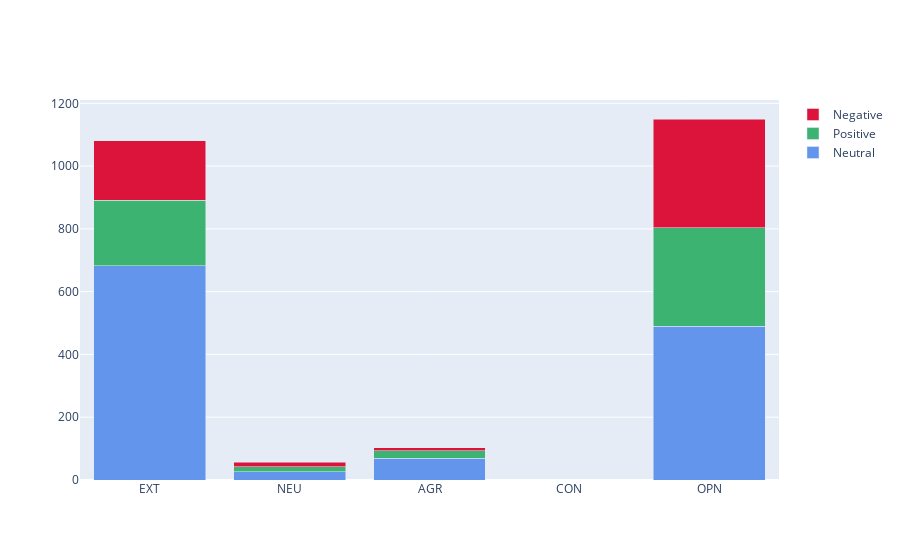

The code cell stored with this chart in its notebook:
### Code cell
plot = pg.Figure(data=[go.Bar(
    name = 'Neutral',
    marker_color = 'cornflowerblue',
    x = traits,
    y = traitCounts["neu"]
   ),
                       go.Bar(
    name = 'Positive',
        marker_color = 'mediumseagreen',
        x = traits,
        y = traitCounts["pos"]
   ),
   go.Bar(
   name = 'Negative',
        marker_color = 'crimson',
        x = traits,
        y = traitCounts["neg"]
   )
])

config = {
    'toImageButtonOptions': {
        'format': 'png',
        'height': 500,
        'width': 890,
        'scale': 10
    }
}

plot.update_layout(barmode='stack')
plot.show(config=config)

### Figure 1 — Plotly figure (JSON) as saved in the notebook; plotly's stock layout.template omitted (floating-point values rounded to 4 significant figures)
{"data": [{"marker": {"color": "cornflowerblue"}, "name": "Neutral", "type": "bar", "x": ["EXT", "NEU", "AGR", "CON", "OPN"], "y": [683, 26, 70, 0, 490]}, {"marker": {"color": "mediumseagreen"}, "name": "Positive", "type": "bar", "x": ["EXT", "NEU", "AGR", "CON", "OPN"], "y": [208, 17, 23, 0, 313]}, {"marker": {"color": "crimson"}, "name": "Negative", "type": "bar", "x": ["EXT", "NEU", "AGR", "CON", "OPN"], "y": [190, 13, 10, 0, 347]}], "layout": {"barmode": "stack"}}
